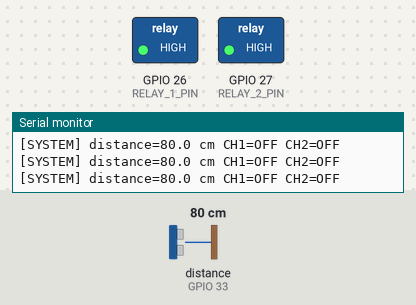
The sketch below on a simulated ESP32. On the bench: switched loads named in the sketch (green lamp = pin HIGH), the last lines printed to the serial monitor. Wiring (inferred from the names in the program): ultrasonic range finder: trigger GPIO 25; echo GPIO 33. The test bench sets the inputs (shaded band); at power-on: distance to the obstacle (sensor on GPIO 33) 80 cm. The echo pulse lasts 58.3 µs per cm; pins used as bus, display or sensor lines are not drawn.

Above: at 1.2 s.
1.3 s: distance to the obstacle (sensor on GPIO 33) set to 22 cm
2.8 s: distance to the obstacle (sensor on GPIO 33) set to 18 cm
At 4.0 s:
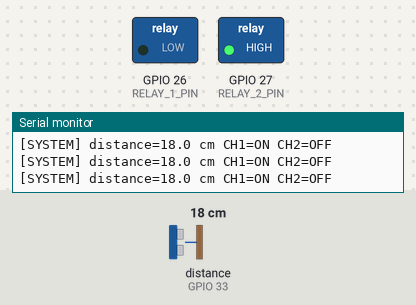
4.3 s: distance to the obstacle (sensor on GPIO 33) set to 12 cm
5.8 s: distance to the obstacle (sensor on GPIO 33) set to 9 cm
At 6.4 s:
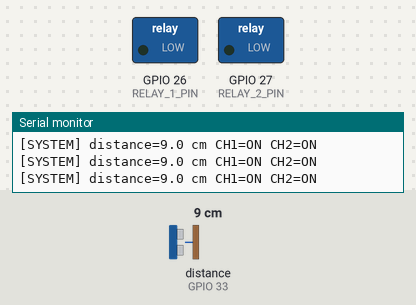
7.3 s: distance to the obstacle (sensor on GPIO 33) set to 12 cm
8.8 s: distance to the obstacle (sensor on GPIO 33) set to 16 cm
At 9.8 s:
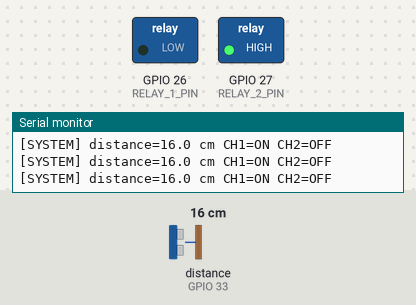
Timing chart, 0 to 11.3 s (numbered marks = the images above; inputs shaded):
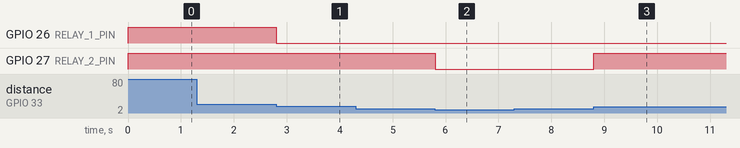

Measured:
- the behaviour switches between 21 and 20 cm on distance to the obstacle (sensor on GPIO 33) (found by bisection; images 0 and 1)
- the behaviour switches between 11 and 10 cm on distance to the obstacle (sensor on GPIO 33) (found by bisection; images 1 and 2)
- the behaviour switches between 13 and 14 cm on distance to the obstacle (sensor on GPIO 33) (found by bisection; images 2 and 3)
- after the input at 2.8 s, GPIO 26 (RELAY_1_PIN): HIGH → LOW at once
- after the input at 5.8 s, GPIO 27 (RELAY_2_PIN): HIGH → LOW at once
- after the input at 8.8 s, GPIO 27 (RELAY_2_PIN): LOW → HIGH at once

The sketch:

lab05_distance_relay.ino
```cpp
/*
 * Lab 05.4 : ควบคุม Relay ตามระยะพร้อม hysteresis
 * คำอธิบาย : CH1 ON ต่ำกว่า 20 cm, CH2 ON ต่ำกว่า 10 cm และมีช่วงปล่อย 3 cm
 * วงจร     : S3: Relay IN1/IN2 -> GPIO16/17; HC-SR04 TRIG -> 6, ECHO -> divider -> 7; ESP32 เดิม Relay26/27 TRIG25/ECHO33
 * ไลบรารี  : ไม่ใช้ไลบรารีภายนอก
 * Board    : ESP32S3 Dev Module หรือ ESP32 Dev Module (Arduino-ESP32 core 3.x)
 */
#include <Arduino.h>

#if defined(CONFIG_IDF_TARGET_ESP32S3)
constexpr uint8_t TRIG_PIN = 6;
constexpr uint8_t ECHO_PIN = 7;
#elif defined(CONFIG_IDF_TARGET_ESP32)
constexpr uint8_t TRIG_PIN = 25;
constexpr uint8_t ECHO_PIN = 33;
#else
#error "Use ESP32-S3 or ESP32 with the verified course pin map"
#endif
#if defined(CONFIG_IDF_TARGET_ESP32S3)
constexpr uint8_t RELAY_1_PIN = 16;
constexpr uint8_t RELAY_2_PIN = 17;
#elif defined(CONFIG_IDF_TARGET_ESP32)
constexpr uint8_t RELAY_1_PIN = 26;
constexpr uint8_t RELAY_2_PIN = 27;
#else
#error "Use ESP32-S3 or ESP32 with the verified course pin map"
#endif
constexpr uint8_t RELAY_ON = LOW, RELAY_OFF = HIGH;
constexpr float CH1_ON_CM = 20.0f, CH1_OFF_CM = 23.0f;
constexpr float CH2_ON_CM = 10.0f, CH2_OFF_CM = 13.0f;
constexpr unsigned long SAMPLE_MS = 200;
bool relay1On = false, relay2On = false;
unsigned long lastSample = 0;
constexpr uint8_t MAX_INVALID_SAMPLES = 3;
uint8_t invalidSamples = 0;

float readDistanceCm() {
  digitalWrite(TRIG_PIN, LOW);
  delayMicroseconds(2);
  digitalWrite(TRIG_PIN, HIGH);
  delayMicroseconds(10);
  digitalWrite(TRIG_PIN, LOW);
  const unsigned long duration = pulseIn(ECHO_PIN, HIGH, 30000);
  return duration == 0 ? NAN : duration * 0.0343f / 2.0f;
}

// เปิดเมื่อระยะต่ำกว่า onThreshold และปิดเมื่อสูงกว่า offThreshold
bool applyHysteresis(bool current, float distance, float onThreshold,
                     float offThreshold) {
  if (!current && distance < onThreshold) return true;
  if (current && distance > offThreshold) return false;
  return current;
}

void writeRelays() {
  digitalWrite(RELAY_1_PIN, relay1On ? RELAY_ON : RELAY_OFF);
  digitalWrite(RELAY_2_PIN, relay2On ? RELAY_ON : RELAY_OFF);
}

void setup() {
  Serial.begin(115200);
  pinMode(TRIG_PIN, OUTPUT); pinMode(ECHO_PIN, INPUT);
  pinMode(RELAY_1_PIN, OUTPUT); pinMode(RELAY_2_PIN, OUTPUT);
  digitalWrite(TRIG_PIN, LOW);
  writeRelays();
}

void loop() {
  const unsigned long now = millis();
  if (now - lastSample < SAMPLE_MS) return;
  lastSample = now;

  const float distance = readDistanceCm();
  if (isnan(distance)) {
    // ตัวอย่างโหลด LED: ผิดพลาดติดกัน 3 รอบให้ปิดทั้งสองช่อง
    if (invalidSamples < MAX_INVALID_SAMPLES) invalidSamples++;
    if (invalidSamples >= MAX_INVALID_SAMPLES) {
      relay1On = false;
      relay2On = false;
      writeRelays();
    }
    Serial.printf("[SENSOR] invalid=%u CH1=%s CH2=%s\n",
                  static_cast<unsigned int>(invalidSamples),
                  relay1On ? "ON" : "OFF", relay2On ? "ON" : "OFF");
    return;
  }
  invalidSamples = 0;
  relay1On = applyHysteresis(relay1On, distance, CH1_ON_CM, CH1_OFF_CM);
  relay2On = applyHysteresis(relay2On, distance, CH2_ON_CM, CH2_OFF_CM);
  writeRelays();
  Serial.printf("[SYSTEM] distance=%.1f cm CH1=%s CH2=%s\n", distance,
                relay1On ? "ON" : "OFF", relay2On ? "ON" : "OFF");
}
```
